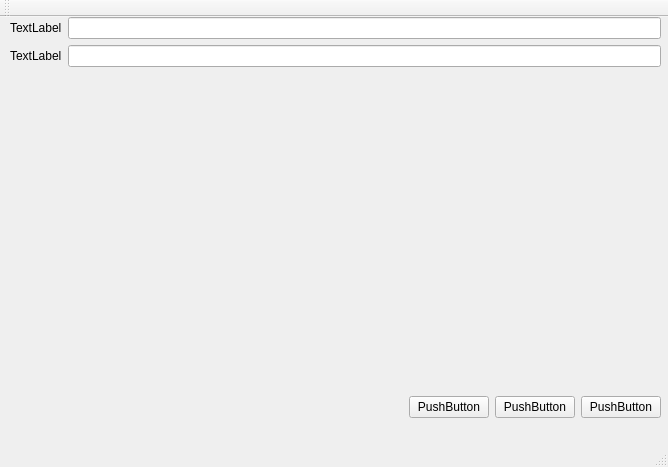
<?xml version="1.0" encoding="UTF-8"?>
<ui version="4.0">
 <class>MainWindow</class>
 <widget class="QMainWindow" name="MainWindow">
  <property name="enabled">
   <bool>true</bool>
  </property>
  <property name="geometry">
   <rect>
    <x>0</x>
    <y>0</y>
    <width>668</width>
    <height>467</height>
   </rect>
  </property>
  <property name="sizePolicy">
   <sizepolicy hsizetype="Preferred" vsizetype="Fixed">
    <horstretch>0</horstretch>
    <verstretch>0</verstretch>
   </sizepolicy>
  </property>
  <property name="windowTitle">
   <string>MainWindow</string>
  </property>
  <widget class="QWidget" name="centralwidget">
   <widget class="QWidget" name="">
    <property name="geometry">
     <rect>
      <x>10</x>
      <y>0</y>
      <width>651</width>
      <height>401</height>
     </rect>
    </property>
    <layout class="QVBoxLayout" name="verticalLayout">
     <item>
      <layout class="QHBoxLayout" name="horizontalLayout">
       <item>
        <widget class="QLabel" name="label">
         <property name="text">
          <string>TextLabel</string>
         </property>
        </widget>
       </item>
       <item>
        <widget class="QLineEdit" name="lineEdit"/>
       </item>
      </layout>
     </item>
     <item>
      <layout class="QHBoxLayout" name="horizontalLayout_2">
       <item>
        <widget class="QLabel" name="label_2">
         <property name="text">
          <string>TextLabel</string>
         </property>
        </widget>
       </item>
       <item>
        <widget class="QLineEdit" name="lineEdit_2"/>
       </item>
      </layout>
     </item>
     <item>
      <spacer name="verticalSpacer">
       <property name="orientation">
        <enum>Qt::Vertical</enum>
       </property>
       <property name="sizeHint" stdset="0">
        <size>
         <width>20</width>
         <height>40</height>
        </size>
       </property>
      </spacer>
     </item>
     <item>
      <layout class="QHBoxLayout" name="horizontalLayout_3">
       <item>
        <spacer name="horizontalSpacer">
         <property name="orientation">
          <enum>Qt::Horizontal</enum>
         </property>
         <property name="sizeHint" stdset="0">
          <size>
           <width>40</width>
           <height>20</height>
          </size>
         </property>
        </spacer>
       </item>
       <item>
        <widget class="QPushButton" name="pushButton">
         <property name="text">
          <string>PushButton</string>
         </property>
        </widget>
       </item>
       <item>
        <widget class="QPushButton" name="pushButton_2">
         <property name="text">
          <string>PushButton</string>
         </property>
        </widget>
       </item>
       <item>
        <widget class="QPushButton" name="pushButton_3">
         <property name="text">
          <string>PushButton</string>
         </property>
        </widget>
       </item>
      </layout>
     </item>
    </layout>
   </widget>
  </widget>
  <widget class="QMenuBar" name="menubar">
   <property name="geometry">
    <rect>
     <x>0</x>
     <y>0</y>
     <width>668</width>
     <height>22</height>
    </rect>
   </property>
  </widget>
  <widget class="QStatusBar" name="statusbar"/>
  <widget class="QToolBar" name="toolBar">
   <property name="windowTitle">
    <string>toolBar</string>
   </property>
   <attribute name="toolBarArea">
    <enum>TopToolBarArea</enum>
   </attribute>
   <attribute name="toolBarBreak">
    <bool>false</bool>
   </attribute>
  </widget>
 </widget>
 <tabstops>
  <tabstop>lineEdit</tabstop>
  <tabstop>lineEdit_2</tabstop>
  <tabstop>pushButton</tabstop>
  <tabstop>pushButton_2</tabstop>
  <tabstop>pushButton_3</tabstop>
 </tabstops>
 <resources/>
 <connections/>
</ui>
